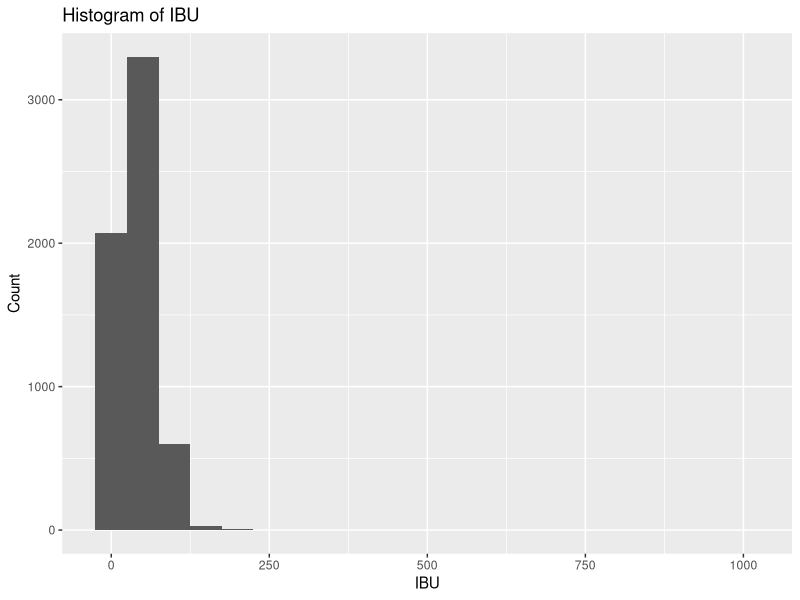
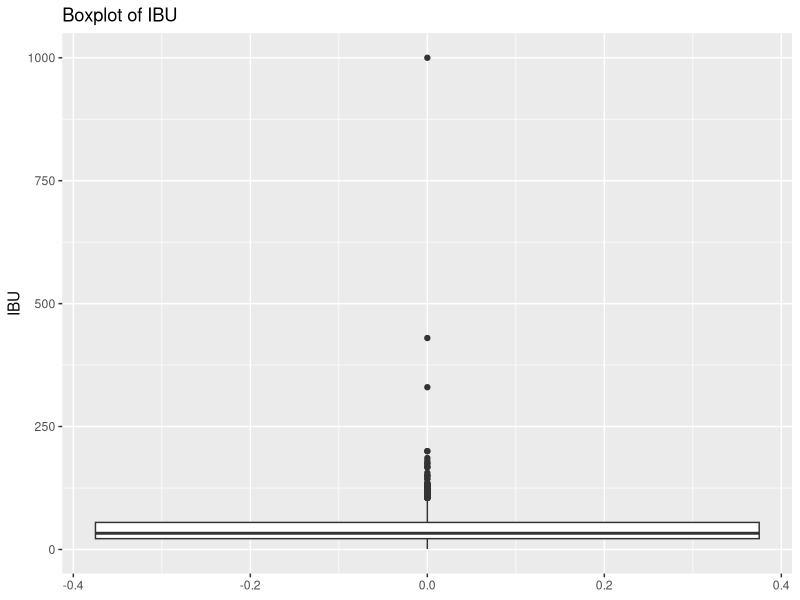
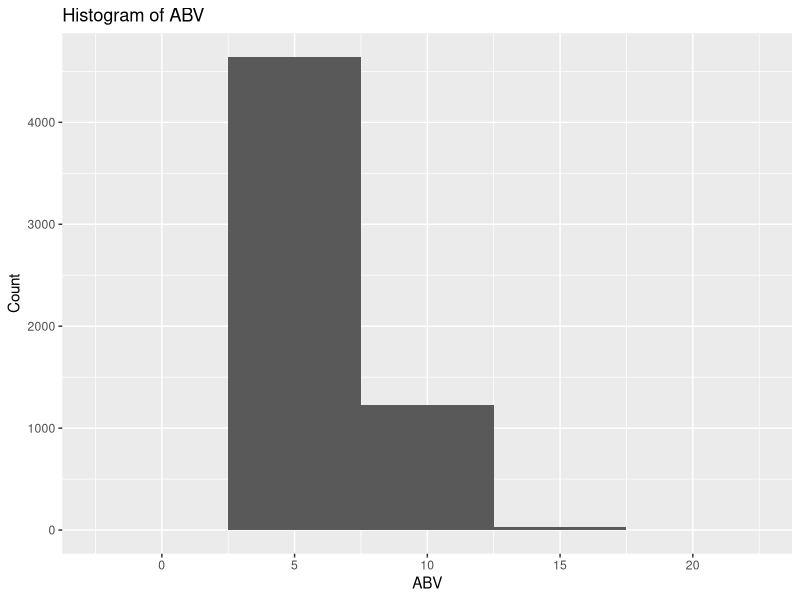
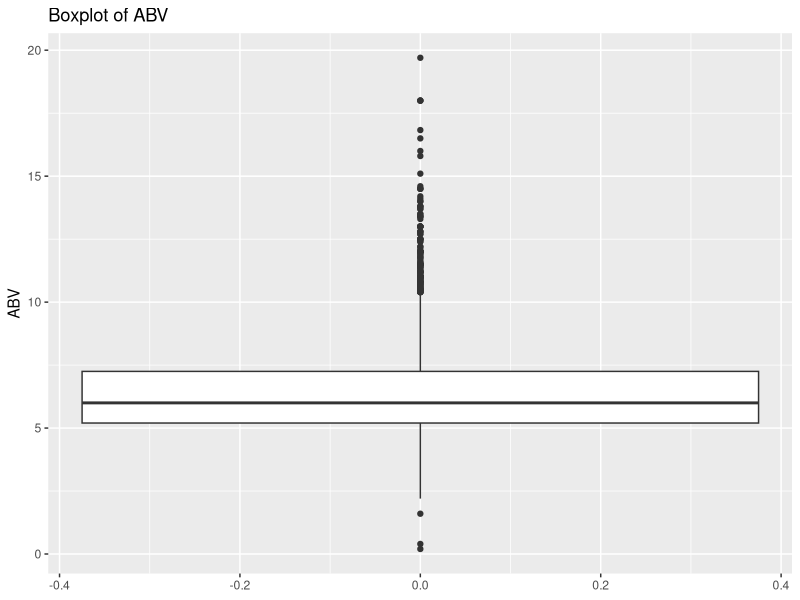
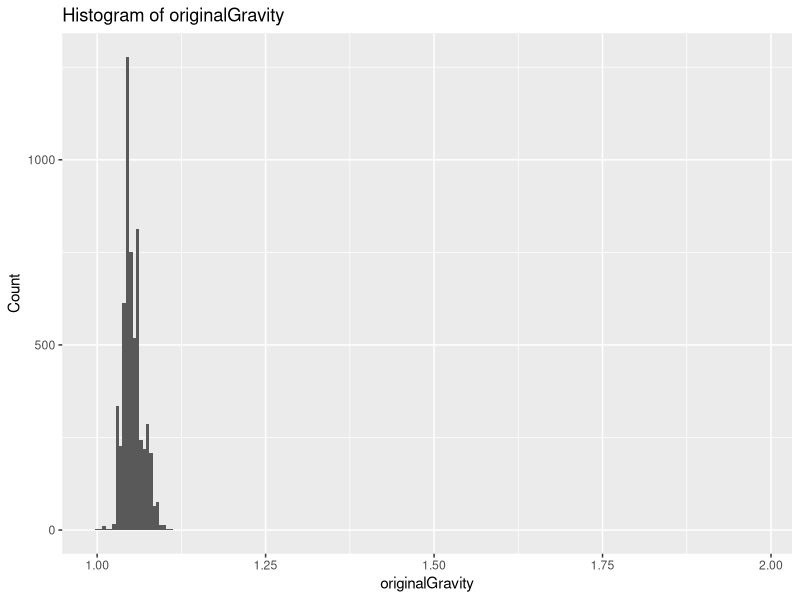
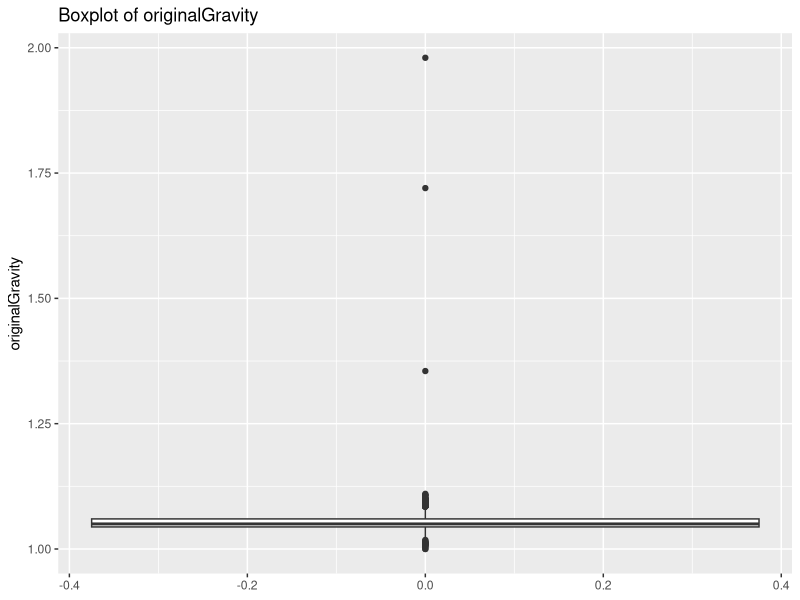

Recreate these plots in R, in order. (Note: this script raises an error after producing the figures.)
## ---- chunk 1
install.packages("tidyverse")
library(tidyverse)
install.packages("RColorBrewer")
library(RColorBrewer)
## ---- chunk 2
beerdf = read.csv("beer_train.csv")
#head(beerdf)
View(beerdf)
dim(beerdf)
colnames(beerdf)
## ---- chunk 3
#table(beerdf$isOrganic)
beerdf$isOrganic[which(beerdf$isOrganic=="Y")] <- 1

beerdf$isOrganic[which(beerdf$isOrganic=="N")] <- 0

beerdf$isOrganic <- as.numeric(beerdf$isOrganic)

View(beerdf)
#table(beerdf$isOrganic)
## ---- chunk 4
# Number of missing data values in glass 
sum(beerdf$glass == "")
## ---- chunk 5
beerdf_new <- subset(beerdf, select = -c(available, description, glass, name))

View(beerdf_new)
dim(beerdf_new)
colnames(beerdf_new)
## ---- chunk 6
summary(beerdf_new)
typeof(beerdf_new)
## ---- chunk 7
# IBU Histogram
ggplot(data = beerdf_new, aes(x = ibu)) +
  geom_histogram(binwidth = 50) +
  labs(title = "Histogram of IBU", x = "IBU", y = "Count")
## ---- chunk 8
# Observing Outliers visullay for IBU using Bolxplot
ggplot(data = beerdf_new, aes(y = ibu)) +
  geom_boxplot() +
  labs(title = "Boxplot of IBU", y = "IBU")
## ---- chunk 9
# Constructing our upper and lowerbounds
Q1 <- quantile(beerdf_new$ibu, 0.25)
Q3 <- quantile(beerdf_new$ibu, 0.75)
IQR <- Q3 - Q1

lower_bound <- Q1 - 1.5 * IQR
upper_bound <- Q3 + 1.5 * IQR

# Identifying our outliers
outliers <- beerdf_new$ibu[beerdf_new$ibu < lower_bound | beerdf_new$ibu > upper_bound]
print(outliers)
length(outliers)
## ---- chunk 10
beerdf_new <- beerdf_new[beerdf_new$ibu >= lower_bound & beerdf_new$ibu <= upper_bound, ]
dim(beerdf_new)
## ---- chunk 11
# ABV Histogram
ggplot(data = beerdf_new, aes(x = abv)) +
  geom_histogram(binwidth = 5) +
  labs(title = "Histogram of ABV", x = "ABV", y = "Count")
## ---- chunk 12
# Observing Outliers visullay for ABV using Bolxplot
ggplot(data = beerdf_new, aes(y = abv)) +
  geom_boxplot() +
  labs(title = "Boxplot of ABV", y = "ABV")
## ---- chunk 13
# ABV
# Constructing our upper and lowerbounds
abv_Q1 <- quantile(beerdf_new$abv, 0.25)
abv_Q3 <- quantile(beerdf_new$abv, 0.75)
abv_IQR <- abv_Q3 - abv_Q1

abv_lower_bound <- abv_Q1 - 1.5 * abv_IQR
abv_upper_bound <- abv_Q3 + 1.5 * abv_IQR

# Identifying our outliers
abv_outliers <- beerdf_new$abv[beerdf_new$abv < abv_lower_bound | beerdf_new$abv > abv_upper_bound]
print(abv_outliers)
length(abv_outliers) 
## ---- chunk 14
# Creating a new data set that has no outliers
cleaned_data <- beerdf_new[beerdf_new$abv >= abv_lower_bound & beerdf_new$abv <= abv_upper_bound, ]
dim(cleaned_data)
## ---- chunk 15
# OiginalGravity Histogram
ggplot(data = cleaned_data, aes(x = originalGravity)) +
  geom_histogram(binwidth = .005) +
  labs(title = "Histogram of originalGravity", x = "originalGravity", y = "Count")

# Observing Outliers visullay for originalGravity using Bolxplot
ggplot(data = cleaned_data, aes(y = originalGravity)) +
  geom_boxplot() +
  labs(title = "Boxplot of originalGravity", y = "originalGravity")
## ---- chunk 16
# Original Gravity
# Constructing our upper and lowerbounds
og_Q1 <- quantile(cleaned_data$originalGravity, 0.25)
og_Q3 <- quantile(cleaned_data$originalGravity, 0.75)
og_IQR <- og_Q3 - og_Q1

og_lower_bound <- og_Q1 - 1.5 * og_IQR
og_upper_bound <- og_Q3 + 1.5 * og_IQR

# Identifying our outliers
og_outliers <- cleaned_data$originalGravity[cleaned_data$originalGravity < og_lower_bound | cleaned_data$originalGravity > og_upper_bound]
print(og_outliers)
length(og_outliers) 

# Further cleaning our data set to remove original Gravity outliers
cleaned_data <- cleaned_data[cleaned_data$originalGravity >= og_lower_bound & cleaned_data$originalGravity <= og_upper_bound, ]
dim(cleaned_data)
## ---- chunk 17
srmover40 <- sum(beerdf_new$srm == "Over 40")
srmothernums <- sum(beerdf_new$srm != "Over 40")

srmcategcounts <- data.frame(
  group = c("Over 40", "All other numerical values"),
  value = c(srmover40, srmothernums)
  )

srmpie <- ggplot(srmcategcounts, aes(x="", y=value, fill=group)) + geom_bar(width = 1, stat = "identity") + coord_polar("y") + scale_fill_brewer(palette = "Pastel1") + blank_theme + theme(axis.text.x=element_blank())

srmpie
## ---- chunk 18
# Removing values 'Over 40'
data_clean <- cleaned_data %>%
  filter(!grepl("Over 40", srm))
dim(data_clean)
## ---- chunk 19
# Converting Character values to Numerics
str(data_clean$srm)

data_clean$srm <- unlist(data_clean$srm)
data_clean$srm <- as.numeric(as.character(data_clean$srm))

str(data_clean$srm)
## ---- chunk 20
# SRM Histogram
ggplot(data = data_clean, aes(x = srm)) +
  geom_histogram(binwidth = 1) +
  labs(title = "Histogram of SRM", x = "originalGravity", y = "Count")

# Observing Outliers visullay for SRM using Bolxplot
ggplot(data = data_clean, aes(y = srm)) +
  geom_boxplot() +
  labs(title = "Boxplot of SRM", y = "SRM")
## ---- chunk 21
# SRM
# Constructing our upper and lowerbounds
srm_Q1 <- quantile(data_clean$srm, 0.25)
srm_Q3 <- quantile(data_clean$srm, 0.75)
srm_IQR <- srm_Q3 - srm_Q1

srm_lower_bound <- srm_Q1 - 1.5 * srm_IQR
srm_upper_bound <- srm_Q3 + 1.5 * srm_IQR

# Identifying our outliers
srm_outliers <- data_clean$srm[data_clean$srm < srm_lower_bound | data_clean$srm > srm_upper_bound]
print(srm_outliers)
length(srm_outliers) 

# Further cleaning our data set to remove SRM outliers
data_clean <- data_clean[data_clean$srm >= srm_lower_bound & data_clean$srm <= srm_upper_bound, ]
dim(data_clean)
## ---- chunk 22

## ---- chunk 23
